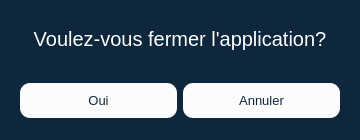
<?xml version="1.0" encoding="UTF-8"?>
<ui version="4.0">
 <class>closeAppWidget</class>
 <widget class="QWidget" name="closeAppWidget">
  <property name="geometry">
   <rect>
    <x>0</x>
    <y>0</y>
    <width>360</width>
    <height>140</height>
   </rect>
  </property>
  <property name="windowTitle">
   <string>Form</string>
  </property>
  <property name="styleSheet">
   <string notr="true">#closeAppWidget {
	border-radius: 20px;
	background-color: #0e273c;
}

QLabel {
	color: #fff
}
QPushButton {
	padding: 10px 0;
	border-radius: 10px;
	background-color: rgb(252,252,252);
	color: #0e273c
}
QPushButton:hover {
	background-color:rgb(255, 159, 3);
	color: #fff;
}



</string>
  </property>
  <layout class="QVBoxLayout" name="closeAppWidgetLayout">
   <item>
    <widget class="QLabel" name="text">
     <property name="font">
      <font>
       <pointsize>15</pointsize>
      </font>
     </property>
     <property name="styleSheet">
      <string notr="true"/>
     </property>
     <property name="text">
      <string>Voulez-vous fermer l'application?</string>
     </property>
     <property name="alignment">
      <set>Qt::AlignCenter</set>
     </property>
    </widget>
   </item>
   <item>
    <widget class="QWidget" name="buttonWidget" native="true">
     <layout class="QHBoxLayout" name="buttonWidgetLayout">
      <item>
       <widget class="QPushButton" name="yesButton">
        <property name="font">
         <font>
          <pointsize>10</pointsize>
         </font>
        </property>
        <property name="cursor">
         <cursorShape>PointingHandCursor</cursorShape>
        </property>
        <property name="text">
         <string>Oui</string>
        </property>
       </widget>
      </item>
      <item>
       <widget class="QPushButton" name="cancelButton">
        <property name="font">
         <font>
          <pointsize>10</pointsize>
         </font>
        </property>
        <property name="cursor">
         <cursorShape>PointingHandCursor</cursorShape>
        </property>
        <property name="text">
         <string>Annuler</string>
        </property>
       </widget>
      </item>
     </layout>
    </widget>
   </item>
  </layout>
 </widget>
 <resources/>
 <connections/>
</ui>
